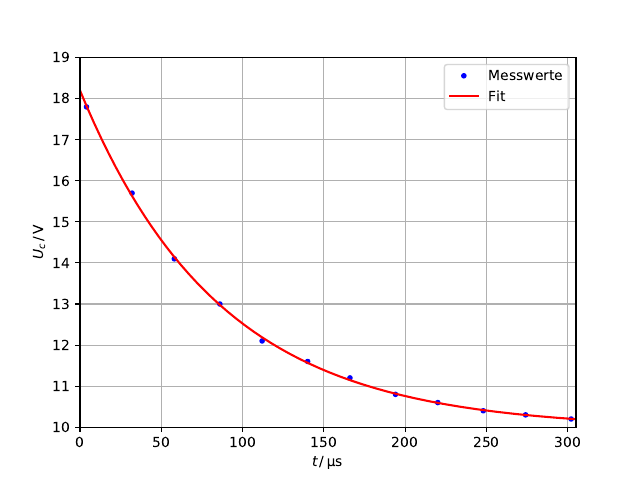

Python code for this plot:
import matplotlib.pyplot as plt
from scipy.optimize import curve_fit
import numpy as np

x, y = np.genfromtxt('effr.txt', unpack='true')
# x *= 1e-6


def f(x, a, b, c):
    return a * np.exp(-b * x) + c


# np.savetxt('test.txt', np.column_stack([t, Uc]), header='t Uc')

param, cov = curve_fit(f, x, y, p0=(1, 1e-6, 1))
x_plot = np.linspace(0, 400, 1000)

plt.plot(x, y, 'b.', label='Messwerte')
plt.xlabel(r'$t \,/\, \mathrm{μs}$')
plt.ylabel(r'$U_c \,/\, \mathrm{V}$')

plt.plot(x_plot, f(x_plot, *param), 'r-', label='Fit')
# plt.errorbar(r, B, yerr=0.5, fmt='rx')

plt.xlim(0, 305)
plt.ylim(10, 19)
plt.grid()
plt.legend()
# plt.show()
# plt.savefig('effr.pdf')

err = np.sqrt(np.diag(cov))

# print('a =', param[0], '+-', err[0])
print('b =', param[1]*10**6, '+-', err[1]*10**6)
# print('c =', param[2], '+-', err[2])

s = param[1]*10**6
L = 3.53e-3
errL = 0.03e-3

#### Experimentelle Werte ####

R = 2 * L * s
errR = np.sqrt((2*s*errL)**2+(2*L*err[1]*10**6)**2)

print('Experimentelle Werte')
print('R_eff =', R, '+-', errR)

T = 1/s
errT = 1/s**2 * err[1]*10**6

print('T_ex =', T, '+-', errT)

#### Theoretische Werte ####

print('Theoretische Werte')

R1 = 30.3
errR1 = 0.1
Rg = 50

print('R_eff =', R1+Rg, '+-', errR1)

T2 = 2*L/(R1+Rg)
errT2 = np.sqrt((2/(R1+Rg)*errL)**2+(-2*L/(R1+Rg)**2*errR1)**2)
print('T_ex =', T2, '+-', errT2)

print('Abweichung')
yy = np.abs((R1+Rg-R)/(R1+Rg))
print('... von R_eff =', yy)

xx = np.abs((T2-T)/T2)
print('... von T_ex =', xx)
